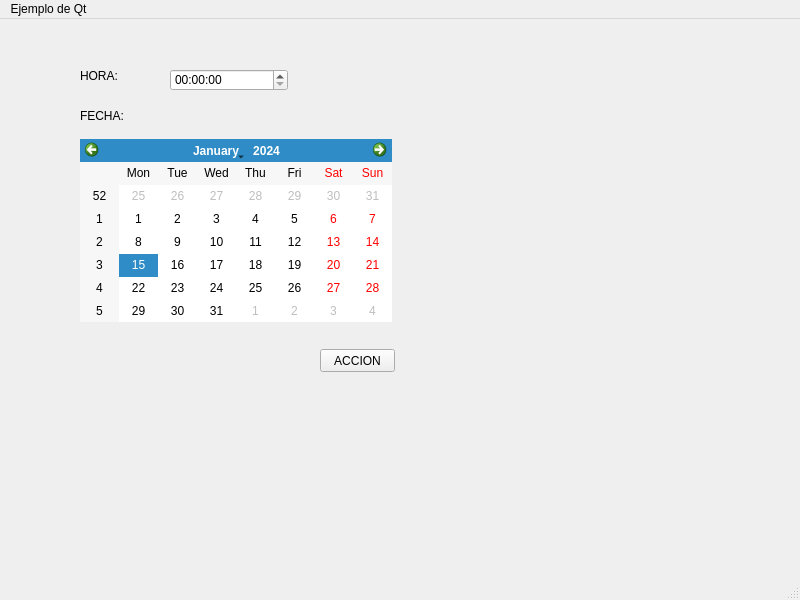
<?xml version="1.0" encoding="UTF-8"?>
<ui version="4.0">
 <class>MainWindow</class>
 <widget class="QMainWindow" name="MainWindow">
  <property name="geometry">
   <rect>
    <x>0</x>
    <y>0</y>
    <width>800</width>
    <height>600</height>
   </rect>
  </property>
  <property name="windowTitle">
   <string>MainWindow</string>
  </property>
  <widget class="QWidget" name="centralwidget">
   <widget class="QTimeEdit" name="hora">
    <property name="geometry">
     <rect>
      <x>170</x>
      <y>50</y>
      <width>118</width>
      <height>22</height>
     </rect>
    </property>
   </widget>
   <widget class="QLabel" name="label">
    <property name="geometry">
     <rect>
      <x>80</x>
      <y>50</y>
      <width>47</width>
      <height>13</height>
     </rect>
    </property>
    <property name="text">
     <string>HORA:</string>
    </property>
   </widget>
   <widget class="QCalendarWidget" name="calendario">
    <property name="geometry">
     <rect>
      <x>80</x>
      <y>120</y>
      <width>312</width>
      <height>183</height>
     </rect>
    </property>
   </widget>
   <widget class="QLabel" name="label_2">
    <property name="geometry">
     <rect>
      <x>80</x>
      <y>90</y>
      <width>47</width>
      <height>13</height>
     </rect>
    </property>
    <property name="text">
     <string>FECHA:</string>
    </property>
   </widget>
   <widget class="QPushButton" name="boton">
    <property name="geometry">
     <rect>
      <x>320</x>
      <y>330</y>
      <width>75</width>
      <height>23</height>
     </rect>
    </property>
    <property name="text">
     <string>ACCION</string>
    </property>
   </widget>
  </widget>
  <widget class="QMenuBar" name="menubar">
   <property name="geometry">
    <rect>
     <x>0</x>
     <y>0</y>
     <width>800</width>
     <height>21</height>
    </rect>
   </property>
   <widget class="QMenu" name="menuEjemplo_de_Qt">
    <property name="title">
     <string>Ejemplo de Qt</string>
    </property>
   </widget>
   <addaction name="menuEjemplo_de_Qt"/>
  </widget>
  <widget class="QStatusBar" name="statusbar"/>
 </widget>
 <resources/>
 <connections/>
</ui>
